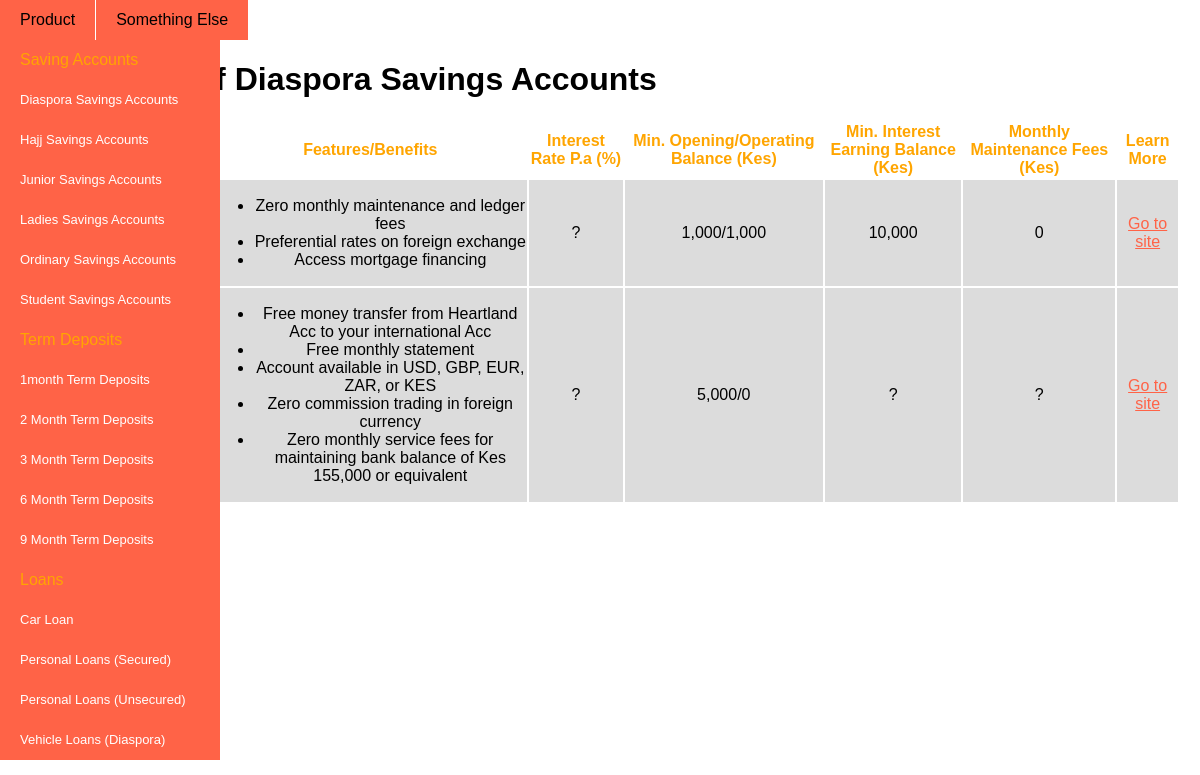
Screenshot of /show_result.php?cat_id=12 with the database file from the repository.
### tables this page shows
CREATE TABLE IF NOT EXISTS `category` (
  `id` int(8) unsigned NOT NULL AUTO_INCREMENT,
  `parent_id` int(8) unsigned DEFAULT NULL,
  `top_level` tinyint(1) unsigned DEFAULT NULL,
  `name` varchar(100) NOT NULL,
  `col1` varchar(50) DEFAULT NULL,
  `col2` varchar(50) DEFAULT NULL,
  `col3` varchar(50) DEFAULT NULL,
  `col4` varchar(50) DEFAULT NULL,
  `col5` varchar(50) DEFAULT NULL,
  `col6` varchar(50) DEFAULT NULL,
  `col7` varchar(50) DEFAULT NULL,
  `col8` varchar(50) DEFAULT NULL,
  `col9` varchar(50) DEFAULT NULL,
  `col10` varchar(50) DEFAULT NULL,
  PRIMARY KEY (`id`),
  KEY `fk_parent` (`parent_id`)
);

CREATE TABLE IF NOT EXISTS `product` (
  `id` int(8) unsigned NOT NULL AUTO_INCREMENT,
  `cat_id` int(8) unsigned DEFAULT NULL,
  `bank_id` int(8) unsigned DEFAULT NULL,
  `name` varchar(100) NOT NULL,
  `last_edit` int(11) DEFAULT NULL,
  `col1` varchar(500) DEFAULT NULL,
  `col2` varchar(500) DEFAULT NULL,
  `col3` varchar(500) DEFAULT NULL,
  `col4` varchar(500) DEFAULT NULL,
  `col5` varchar(500) DEFAULT NULL,
  `col6` varchar(500) DEFAULT NULL,
  `col7` varchar(500) DEFAULT NULL,
  `col8` varchar(500) DEFAULT NULL,
  `col9` varchar(500) DEFAULT NULL,
  `col10` varchar(500) DEFAULT NULL,
  PRIMARY KEY (`id`),
  KEY `fk_cat` (`cat_id`),
  KEY `fk_bank` (`bank_id`)
);

### class.cms.php (called while the page is built, shortened)
<?php
class Cms
{
	public $pdo;
	public function __construct()
	{
		try{
			$this->pdo = new PDO('mysql:host=localhost;dbname=moneydom_cms', 'moneydom_admin1', 'dc]0Zc8@m~5(');
		}
		catch (PDOException $e){
			print "Error!: " . $e->getMessage() . "<br/>";
			die();
		}
	}
	public function list_category($parent = FALSE, $desc = FALSE)
	{
		if($parent === FALSE)
		{
			$stmt = $this->pdo->prepare('SELECT * FROM category WHERE top_level = 1');
			$stmt->execute();
		}
		elseif($desc === FALSE)
		{
			$stmt = $this->pdo->prepare('SELECT * FROM category WHERE parent_id = :parent ORDER BY name ASC');
			$stmt->execute(array(':parent' => $parent));
		}
		else
		{
			$stmt = $this->pdo->prepare('SELECT * FROM category WHERE parent_id = :parent ORDER BY name DESC');
			$stmt->execute(array(':parent' => $parent));
		}
		$result = $stmt->fetchAll();
		return $result;
	}
	public function retrieve_category($id)
	{
		$stmt = $this->pdo->prepare('SELECT * FROM category WHERE id = :id');
		$stmt->execute(array(':id' => $id));
		$result = $stmt->fetch();
		return $result;
	}
	public function list_product($cat_id, $order = FALSE, $desc = FALSE)
	{
		switch ($order) {
			default:
				$order = "name";
		}
		if($desc === FALSE)
		{
			$stmt = $this->pdo->prepare('SELECT * FROM product WHERE cat_id = :cat_id ORDER BY '.$order.' ASC');
			$stmt->execute(array(':cat_id' => $cat_id));
		}
		else
		{
			$stmt = $this->pdo->prepare('SELECT * FROM product WHERE cat_id = :cat_id ORDER BY '.$order.' DESC');
			$stmt->execute(array(':cat_id' => $cat_id));
		}
		$result = $stmt->fetchAll();
		return $result;
	}
}
$cms = new Cms();

### show_result.php (the view, shortened to what this page needs)
<?php include_once "class.cms.php";?>
<?php
$cat_id = $_GET["cat_id"];
$order = ($_GET["order"]) ? $_GET["order"] : FALSE;
$desc = ($_GET["desc"]) ? TRUE : FALSE;
$products = $cms->list_product($cat_id, $order, $desc);
$cat = $cms->retrieve_category($_GET['cat_id']);
$desc_str = ($desc) ? FALSE : "&desc=1";
?>
<?php include_once 'common/public-html.php';?>
<?php include_once 'common/public-nav-bar.php';?>
<div class="width-container">
	<h1>List Product of <?=$cat['name']?></h1>
	<table class="show-result-table">
		<tr>
			<th><a href="http://<?=$_SERVER['HTTP_HOST'].'/show_result.php?cat_id='.$_GET['cat_id'].'&order=name'.$desc_str?>" class="table-heading">Name</a></th>
			<th>Bank</th>
			<th><a href="http://<?=$_SERVER['HTTP_HOST'].'/show_result.php?cat_id='.$_GET['cat_id'].'&order=col1'.$desc_str?>" class="table-heading"><?=$cat['col1']?></a></th>
			<th><a href="http://<?=$_SERVER['HTTP_HOST'].'/show_result.php?cat_id='.$_GET['cat_id'].'&order=col2'.$desc_str?>" class="table-heading"><?=$cat['col2']?></a></th>
			<th><a href="http://<?=$_SERVER['HTTP_HOST'].'/show_result.php?cat_id='.$_GET['cat_id'].'&order=col3'.$desc_str?>" class="table-heading"><?=$cat['col3']?></a></th>
			<th><a href="http://<?=$_SERVER['HTTP_HOST'].'/show_result.php?cat_id='.$_GET['cat_id'].'&order=col4'.$desc_str?>" class="table-heading"><?=$cat['col4']?></a></th>
			<th><a href="http://<?=$_SERVER['HTTP_HOST'].'/show_result.php?cat_id='.$_GET['cat_id'].'&order=col5'.$desc_str?>" class="table-heading"><?=$cat['col5']?></a></th>
			<th><a href="http://<?=$_SERVER['HTTP_HOST'].'/show_result.php?cat_id='.$_GET['cat_id'].'&order=col6'.$desc_str?>" class="table-heading"><?=$cat['col6']?></a></th>
			<th><a href="http://<?=$_SERVER['HTTP_HOST'].'/show_result.php?cat_id='.$_GET['cat_id'].'&order=col7'.$desc_str?>" class="table-heading"><?=$cat['col7']?></a></th>
			<th><a href="http://<?=$_SERVER['HTTP_HOST'].'/show_result.php?cat_id='.$_GET['cat_id'].'&order=col8'.$desc_str?>" class="table-heading"><?=$cat['col8']?></a></th>
			<th><a href="http://<?=$_SERVER['HTTP_HOST'].'/show_result.php?cat_id='.$_GET['cat_id'].'&order=col9'.$desc_str?>" class="table-heading"><?=$cat['col9']?></a></th>
			<th><a href="http://<?=$_SERVER['HTTP_HOST'].'/show_result.php?cat_id='.$_GET['cat_id'].'&order=col10'.$desc_str?>" class="table-heading"><?=$cat['col10']?></a></th>
		</tr>
		<?php foreach ($products as $product): ?>
			<tr>
				<td></td><td></td><td><?=$product['col1']?></td><td><?=$product['col2']?></td><td><?=$product['col3']?></td><td><?=$product['col4']?></td><td><?=$product['col5']?></td><td><?=$product['col6']?></td><td></td><td></td><td></td><td></td><td></td>
			</tr>
		<?php endforeach ?>
	</table>
</div>
<?php include_once 'common/public-footer.php';?>

### common/public-nav-bar.php
<?php
$nav_main_cats = $cms->list_category();
?>
<div class="width-container">
	<ul class="navbar">
		<li class="dropdown" onclick="">
			Product
			<ul class="sub-navbar">
				<?php foreach ($nav_main_cats as $nav_main_cat): ?>
					<li class="sub-dropdown"><div><?=$nav_main_cat['name']?></div></li>
					<?php $nav_sub_cats = $cms->list_category($nav_main_cat['id']);?>
					<?php foreach ($nav_sub_cats as $nav_sub_cat): ?>
						<li class="sub-dropdown"><a href="/show_result.php?cat_id=<?=$nav_sub_cat['id']?>"><div><?=$nav_sub_cat['name']?></div></a></li>
					<?php endforeach ?>
				<?php endforeach ?>
			</ul>
		</li>
		<li class="dropdown" onclick="">Something Else</li>
	</ul>
</div>

### css/public.css (style rules this page uses)
a { color:tomato; }
.width-container { width: 100%; min-width: 1000px; margin-left: auto; margin-right: auto; overflow: hidden; }
.navbar, .sub-navbar { list-style-type: none; padding: 0; margin: 0; }
.sub-navbar { background-color:tomato; position: absolute; display:none; width:200px; padding-left:20px; margin-left: -20px; }
.dropdown { float:left; background: tomato; padding-left:20px; padding-right:20px; margin-right: 1px; line-height: 40px; }
.sub-dropdown { color: orange; }
.navbar a { color:#fff; text-decoration:none; font-size: 13px; }
.table-heading { display: block; text-decoration: none; color: orange; }
.show-result-table { text-align: center; }
.show-result-table td { background-color: gainsboro; }
.show-result-table td:empty { background-color: #fff; }

### rows the page displays
category: name "Saving Accounts"
category: name "Diaspora Savings Accounts", col1 "Features/Benefits", col2 "Interest Rate P.a (%)", col3 "Min. Opening/Operating Balance (Kes)", col4 "Min. Interest Earning Balance (Kes)", col5 "Monthly Maintenance Fees (Kes)", col6 "Learn More"
category: name "Hajj Savings Accounts"
category: name "Junior Savings Accounts"
category: name "Ladies Savings Accounts"
category: name "Ordinary Savings Accounts"
category: name "Student Savings Accounts"
category: name "Term Deposits"
category: name "1month Term Deposits"
category: name "2 Month Term Deposits"
category: name "3 Month Term Deposits"
category: name "6 Month Term Deposits"
category: name "9 Month Term Deposits"
category: name "Loans"
category: name "Car Loan"
category: name "Personal Loans (Secured)"
category: name "Personal Loans (Unsecured)"
category: name "Vehicle Loans (Diaspora)"
product: col1 "Zero monthly maintenance and ledger fees Preferential rates on foreign exchange Access mortgage financing", col2 "?", col3 "1,000/1,000", col4 "10,000", col5 "0", col6 "Go to site"
product: col1 "Free money transfer from Heartland Acc to your international Acc Free monthly statement Account available in USD, GBP, EUR, ZAR, or KES Zero commission trading in foreign currency Zero monthly service fees for maintaining bank balance of Kes 155,000 or equivalent", col2 "?", col3 "5,000/0", col4 "?", col5 "?", col6 "Go to site"
